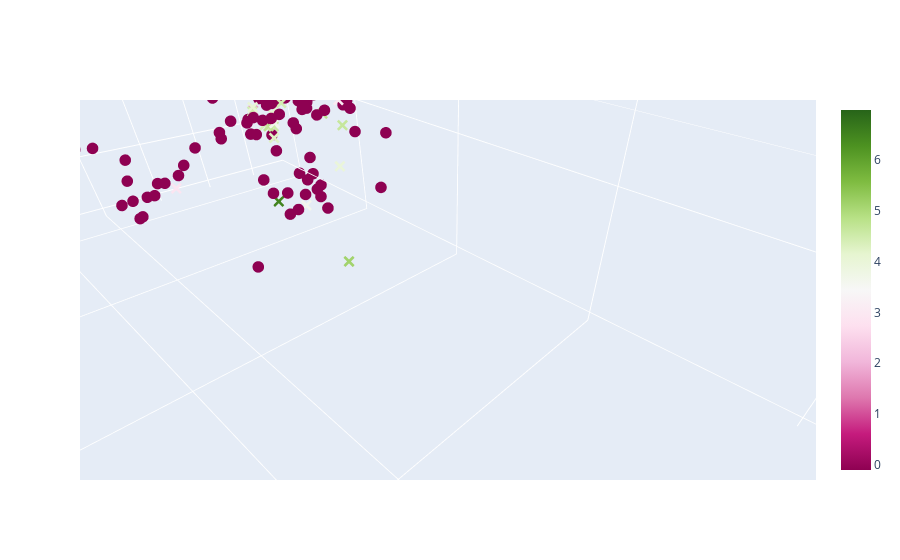

Notebook code for this chart:
### Code cell
fig = ea.plot_pca_3D(fold=0)

### Figure 1 — Plotly figure (JSON) as saved in the notebook; plotly's stock layout.template omitted (floating-point values rounded to 4 significant figures; data arrays with more than 128 entries replaced by an {"elided": "..."} marker saying what was removed)
{"data": [{"marker": {"color": {"elided": "312 float values"}, "showscale": true, "size": 4, "symbol": {"elided": "312 str values"}}, "mode": "markers", "type": "scatter3d", "x": {"elided": "312 float values"}, "y": {"elided": "312 float values"}, "z": {"elided": "312 float values"}}], "layout": {"autosize": true, "scene": {"aspectmode": "auto", "aspectratio": {"x": 0.8145, "y": 1.879, "z": 0.6532}, "camera": {"center": {"x": 0, "y": 0, "z": 0}, "eye": {"x": 0.05049, "y": 0.05049, "z": 0.05049}, "projection": {"type": "perspective"}, "up": {"x": 0, "y": 0, "z": 1}}}}}
